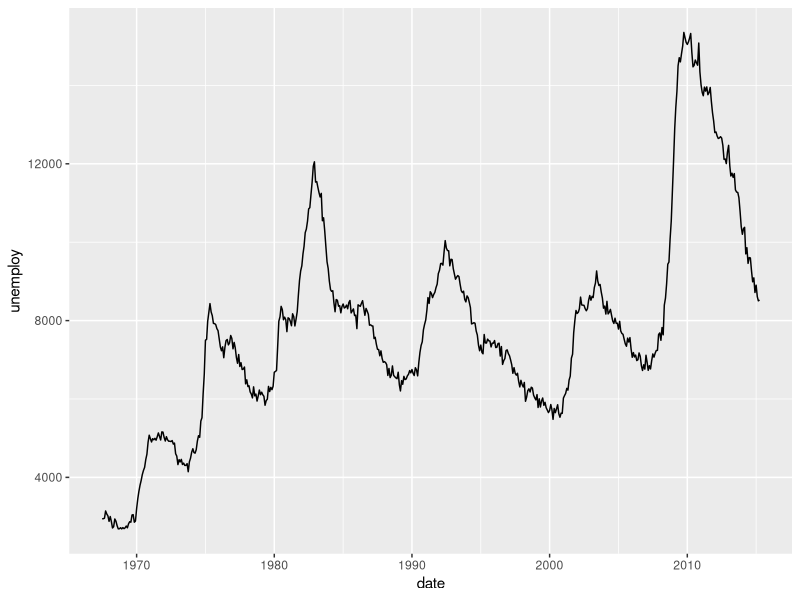
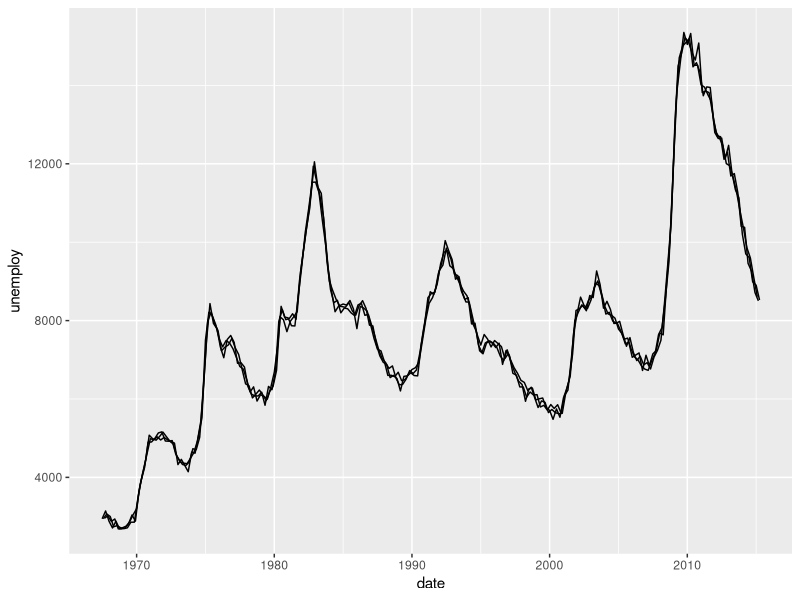
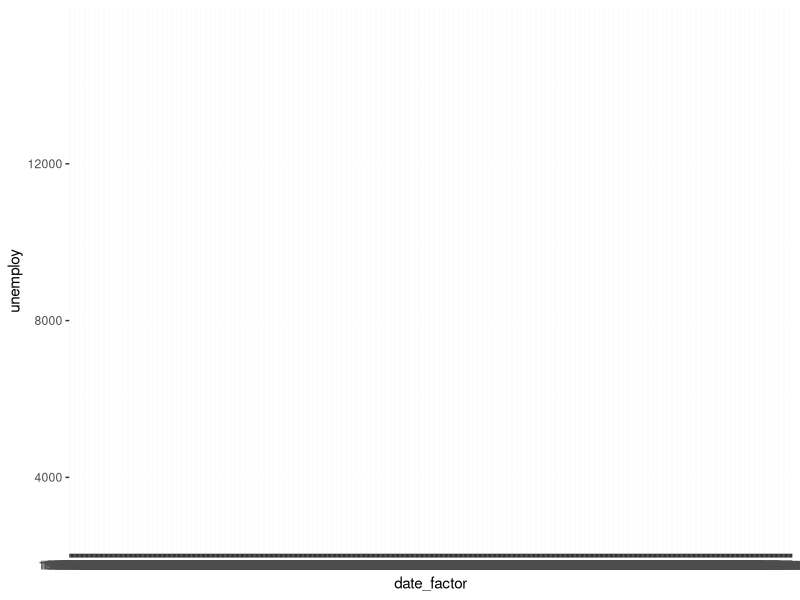
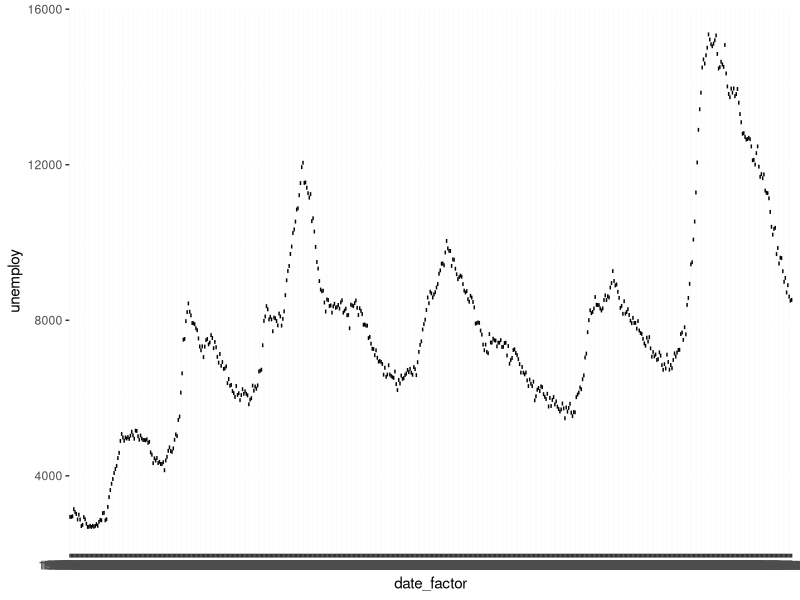
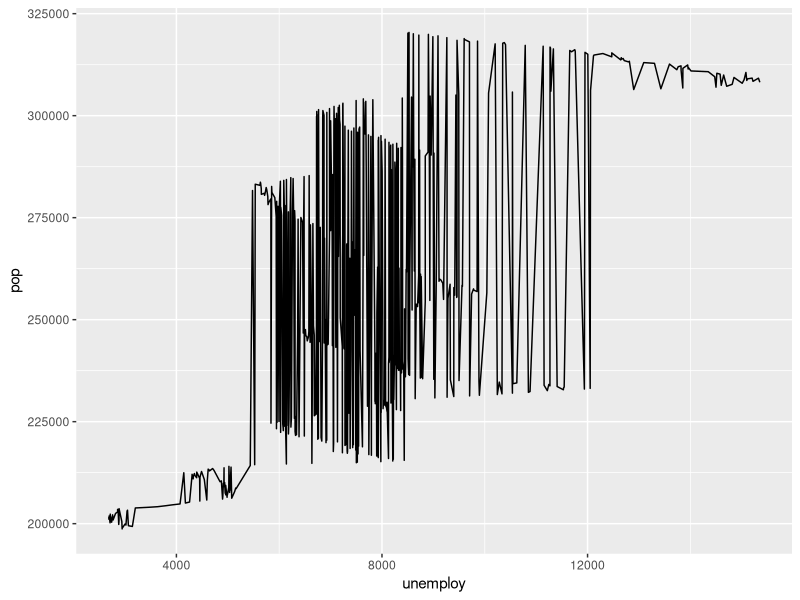
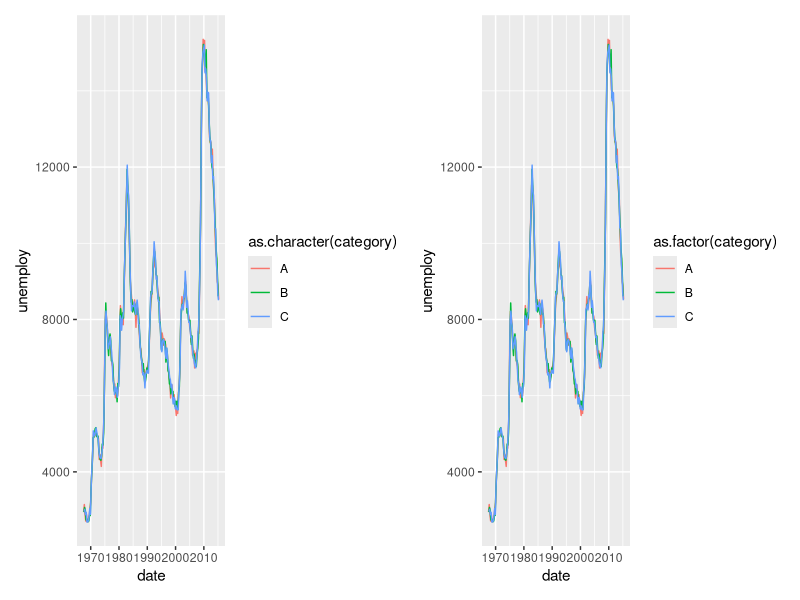
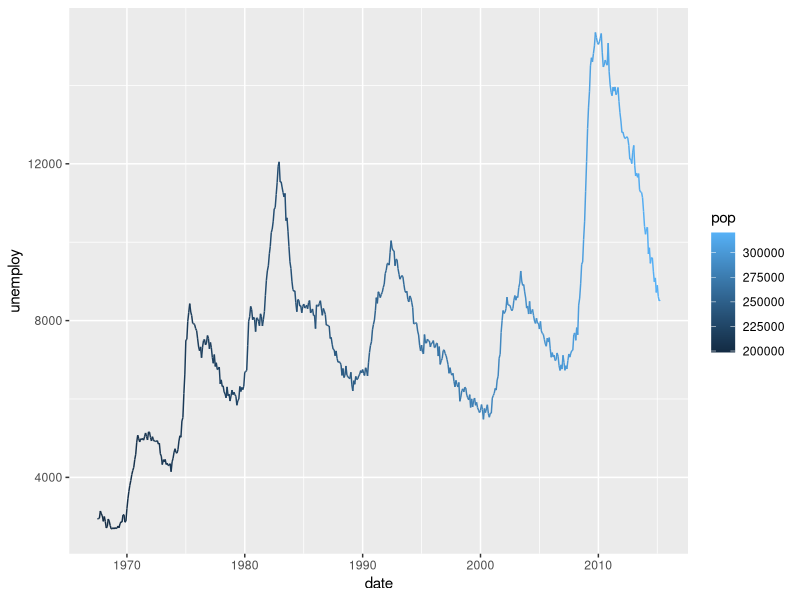
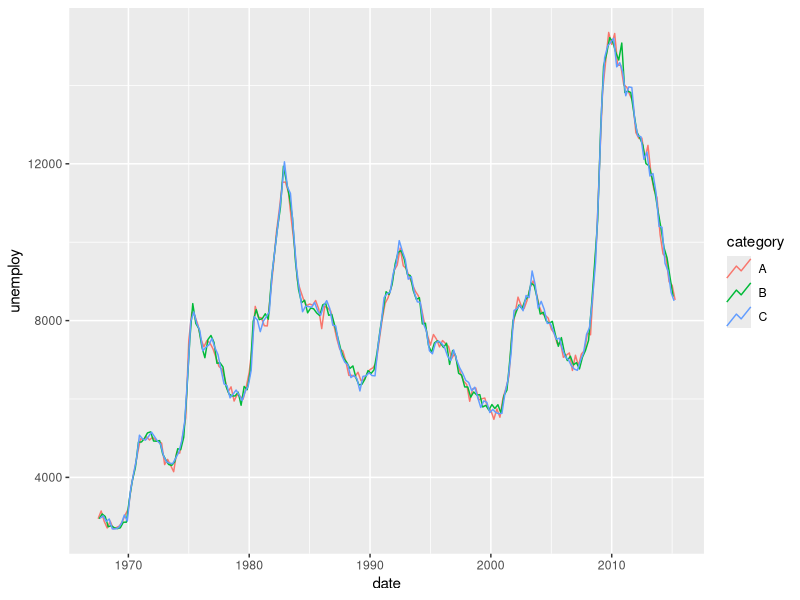

Here is the R script that generated these plots, in order:
## ---- chunk 1
#| echo: false
#| warning: false

library(dplyr)
library(ggplot2)
library(patchwork)
## ---- chunk 2
economics <- economics |>
  mutate(date_factor = as.factor(date)) |> 
  mutate(category = rep(c("A", "B", "C"), length.out = n()))
head(economics)
## ---- chunk 3
economics_multi <- economics |>
  slice(rep(1:n(), each = 3)) |>
  group_by(date) |>
  mutate(unemploy = unemploy + c(-50, 0, 50)) |>
  ungroup()
head(economics_multi)
## ---- chunk 4
# Simulate raw data: ~20 measurements per day over 10 days
raw_data <- data.frame(
  date = rep(seq(as.Date("2024-01-01"), by = "day", length.out = 10), each = 20),
  response_time = rnorm(200, mean = rep(c(120, 125, 118, 130, 135, 128, 122, 119, 124, 121), each = 20), sd = 8)
)
head(raw_data)
## ---- chunk 5
ggplot(economics, aes(date, unemploy)) +
  geom_line()
## ---- chunk 6
ggplot(economics, aes(x = date, y = unemploy, group = category)) +
  geom_line()          # one line per region, all the same color
## ---- chunk 7
ggplot(economics, aes(date_factor, unemploy)) +
  geom_line()
## ---- chunk 8
ggplot(economics_multi, aes(date_factor, unemploy)) +
  geom_line()
## ---- chunk 9
ggplot(economics, aes(unemploy, pop)) +
  geom_line()
## ---- chunk 10
#| out-width: "100%"
chr_colour_mapping <- ggplot(economics, aes(date, unemploy, colour=as.character(category))) +
  geom_line()

factor_colour_mapping <- ggplot(economics, aes(date, unemploy, colour=as.factor(category))) +
  geom_line()

chr_colour_mapping + factor_colour_mapping
## ---- chunk 11
ggplot(economics, aes(x = date, y = unemploy, colour = pop)) +
  geom_line()
## ---- chunk 12
ggplot(economics, aes(date, unemploy, colour=category)) +
  geom_line(key_glyph="timeseries")
## ---- chunk 13
#| echo: false

# plot 1
plot_1 <- ggplot(raw_data, aes(date, response_time)) +
  geom_line()

# plot 2
set.seed(42)

summary_data <- raw_data |>
  group_by(date) |>
  summarise(
    mean_rt = mean(response_time),
    sd_rt   = sd(response_time),
    se_rt   = sd_rt / sqrt(n()),
    .groups = "drop"
  )

summary_data

plot_2 <- ggplot(summary_data, aes(x = date, y = mean_rt)) +
  geom_ribbon(aes(ymin = mean_rt - sd_rt, ymax = mean_rt + sd_rt), 
              fill = "steelblue", alpha = 0.2) +
  geom_line(color = "steelblue", linewidth = 1) +
  geom_point(color = "steelblue", size = 2) +
  labs(x = "Date", y = "Response Time (ms)",
       title = "Daily Average Response Time ± 1 SD") +
  theme_minimal()

# works implicitely too
# ggplot(raw_data, aes(x = date, y = response_time)) +
#   stat_summary(fun = mean, geom = "line", color = "steelblue", linewidth = 1) +
#   stat_summary(fun = mean, geom = "point", color = "steelblue", size = 2) +
#   stat_summary(fun.data = mean_sdl, fun.args = list(mult = 1), 
#                geom = "ribbon", alpha = 0.2, fill = "steelblue") +
#   labs(x = "Date", y = "Response Time (ms)",
#        title = "Daily Average Response Time ± 1 SD (computed by ggplot)") +
#   theme_minimal()

plot_1 + plot_2
## ---- chunk 14
ggplot(raw_data, aes(date, response_time)) +
  geom_line()
## ---- chunk 15
ggplot(raw_data, aes(x = date, y = response_time)) +
  stat_summary(fun = mean, geom = "line", color = "steelblue", linewidth = 1) +
  #stat_summary(fun = mean, geom = "point", color = "steelblue", size = 2) +
  stat_summary(fun.data = mean_sdl, fun.args = list(mult = 1), 
               geom = "ribbon", alpha = 0.2, fill = "steelblue") +
  labs(x = "Date", y = "Response Time (ms)",
       title = "Daily Average Response Time ± 1 SD (computed by ggplot)") +
  theme_minimal()
## ---- chunk 16
ggplot(economics, aes(date, unemploy, colour=pop)) +
  geom_line(key_glyph="timeseries")
## ---- chunk 17
ggplot(economics, aes(date, unemploy, colour=date)) +
  geom_line(key_glyph="timeseries")
## ---- chunk 18
ggplot(raw_data, aes(date, response_time)) +
  geom_line()
## ---- chunk 19
ggplot(economics, aes(date, unemploy, colour=date_factor)) +
  geom_line(key_glyph="timeseries")
